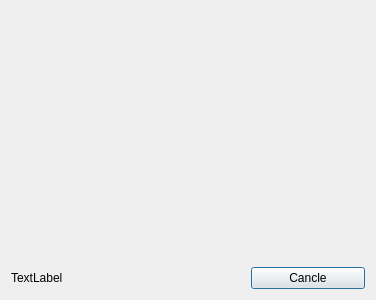
<?xml version="1.0" encoding="UTF-8"?>
<ui version="4.0">
 <class>Loading</class>
 <widget class="QDialog" name="Loading">
  <property name="geometry">
   <rect>
    <x>0</x>
    <y>0</y>
    <width>376</width>
    <height>300</height>
   </rect>
  </property>
  <property name="windowTitle">
   <string>Dialog</string>
  </property>
  <layout class="QGridLayout" name="gridLayout">
   <item row="1" column="0" colspan="3">
    <widget class="QLabel" name="label">
     <property name="text">
      <string/>
     </property>
    </widget>
   </item>
   <item row="2" column="2">
    <widget class="QPushButton" name="exit">
     <property name="text">
      <string>Cancle</string>
     </property>
    </widget>
   </item>
   <item row="2" column="0" colspan="2">
    <widget class="QLabel" name="label_2">
     <property name="text">
      <string>TextLabel</string>
     </property>
    </widget>
   </item>
  </layout>
 </widget>
 <resources/>
 <connections/>
</ui>
